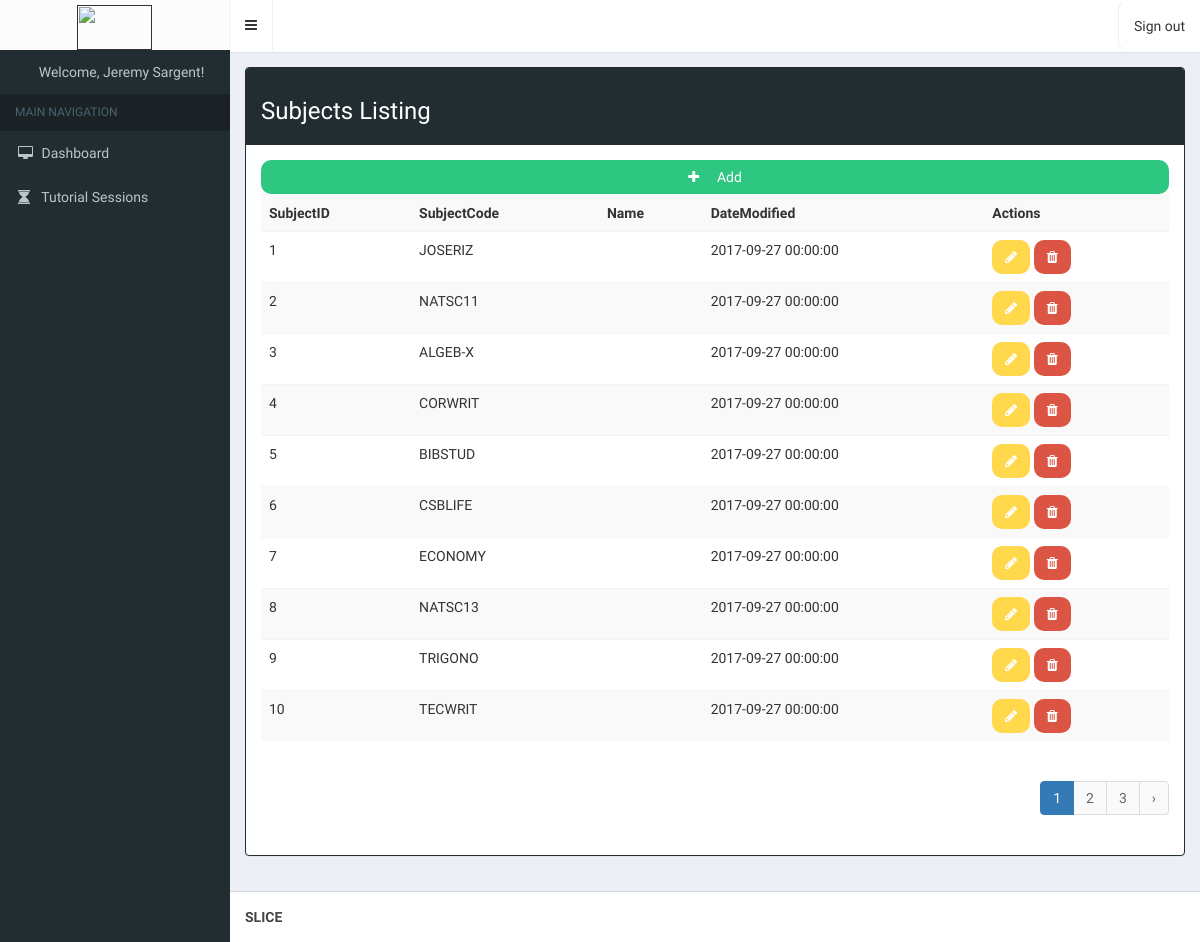
Page /index.php/subject (signed in) on the committed database.
### tables this page shows
CREATE TABLE `subjects` (
  `subjectID` int(11) NOT NULL,
  `subjectCode` varchar(7) NOT NULL,
  `name` varchar(80) NOT NULL,
  `dateModified` datetime DEFAULT NULL
);

### application/controllers/Subject.php (called while the page is built, shortened)
<?php
class Subject extends CI_Controller{
    function __construct()
    {
        $this->load->model('Subject_model');
        $this->load->library('loginvalidation');
    }
    function index()
    {
        $params['limit'] = RECORDS_PER_PAGE;
        $params['offset'] = ($this->input->get('per_page')) ? $this->input->get('per_page') : 0;
        $data['subjects'] = $this->Subject_model->get_all_subjects($params);
        $data['_view'] = 'subject/index';
        $this->load->view('layouts/main',$data);
    }
}

### index.php (called while the page is built, shortened)
<?php
require_once BASEPATH.'core/CodeIgniter.php';

### application/models/Subject_model.php (called while the page is built, shortened)
<?php
class Subject_model extends CI_Model
{
    function get_all_subjects_count()
    {
        $this->db->from('subjects');
        return $this->db->count_all_results();
    }
    function get_all_subjects($params = array())
    {
        $this->db->order_by('subjectID', 'asc');
        if(isset($params) && !empty($params))
        {
            $this->db->limit($params['limit'], $params['offset']);
        }
        return $this->db->get('subjects')->result_array();
    }
}

### application/views/subject/index.php (the view)
<div class="row">
    <div class="col-lg-12">
        <div class="panel panel-black">
            <div class="panel-heading">
                <h3>Subjects Listing</h3>
            </div>
            <div class="panel-body">
                <a href="<?php echo site_url('subject/add'); ?>" class="btn btn-block btn-success"><i class="fa fa-plus"></i>&emsp; Add</a>
                <table class="table table-striped datatable">
                    <tr>
						<th>SubjectID</th>
						<th>SubjectCode</th>
						<th>Name</th>
						<th>DateModified</th>
						<th>Actions</th>
                    </tr>
                    <?php foreach($subjects as $s){ ?>
                    <tr>
						<td><?php echo $s['subjectID']; ?></td>
						<td><?php echo $s['subjectCode']; ?></td>
						<td><?php echo $s['name']; ?></td>
						<td><?php echo $s['dateModified']; ?></td>
						<td>
                            <a href="<?php echo site_url('subject/edit/'.$s['subjectID']); ?>" class="btn btn-warning" title="Edit"><span class="fa fa-pencil"></span></a>
                            <a href="<?php echo site_url('subject/remove/'.$s['subjectID']); ?>" class="btn btn-danger" title="Delete"><span class="fa fa-trash"></span></a>
                        </td>
                    </tr>
                    <?php } ?>
                </table>
                <div class="pull-right">
                    <?php echo $this->pagination->create_links(); ?>
                </div>
            </div>
        </div>
    </div>
</div>

### rows in the picture
subjects: subjectID "1", subjectCode "JOSERIZ", dateModified "2017-09-27 00:00:00"
subjects: subjectID "2", subjectCode "NATSC11", dateModified "2017-09-27 00:00:00"
subjects: subjectID "3", subjectCode "ALGEB-X", dateModified "2017-09-27 00:00:00"
subjects: subjectID "4", subjectCode "CORWRIT", dateModified "2017-09-27 00:00:00"
subjects: subjectID "5", subjectCode "BIBSTUD", dateModified "2017-09-27 00:00:00"
subjects: subjectID "6", subjectCode "CSBLIFE", dateModified "2017-09-27 00:00:00"
subjects: subjectID "7", subjectCode "ECONOMY", dateModified "2017-09-27 00:00:00"
subjects: subjectID "8", subjectCode "NATSC13", dateModified "2017-09-27 00:00:00"
subjects: subjectID "9", subjectCode "TRIGONO", dateModified "2017-09-27 00:00:00"
subjects: subjectID "10", subjectCode "TECWRIT", dateModified "2017-09-27 00:00:00"

### other values in the picture
$_SESSION['fn'] "Jeremy"
$_SESSION['ln'] "Sargent"
$this->pagination->create_links() "1 2 3 ›"
